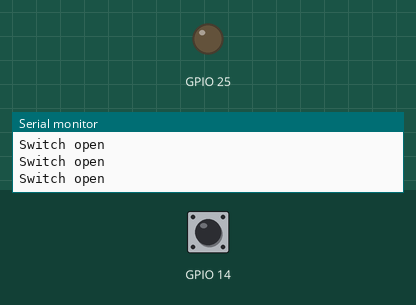
Recording of a sketch running on a simulated ESP32. Parts: output pins drawn as LEDs (lit = HIGH), the last lines printed to the serial monitor. The inputs (shaded band) are chosen by the test bench; at power-on: GPIO 14 HIGH.

Above: at 2.8 s.
2.9 s: GPIO 14 pulled LOW for 1.2 s
At 3.7 s:
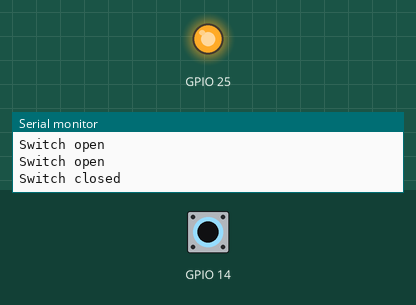
6.5 s: GPIO 14 pulled LOW for 3.2 s
At 10.3 s:
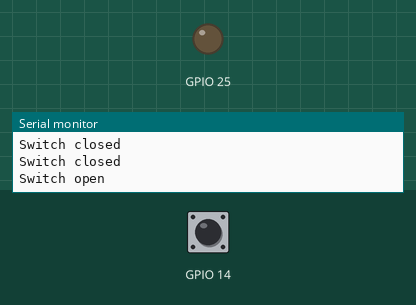
Timing chart, 0 to 11.8 s (numbered marks = the images above; inputs shaded):
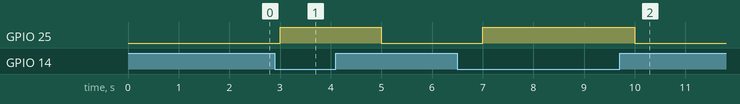

Measured:
- after the input at 2.9 s, GPIO 25: LOW → HIGH after 0.10 s, → LOW 2.0 s later
- after the input at 6.5 s, GPIO 25: LOW → HIGH after 0.50 s, → LOW 3.0 s later

The sketch:

Magnetic_Switch_with_LED.ino
```cpp
void setup() {
  // put your setup code here, to run once:
pinMode(14,INPUT_PULLUP);
pinMode(25,OUTPUT);
Serial.begin(115200);
}

void loop() {
  // put your main code here, to run repeatedly:
int value;
value = digitalRead(14);
if(value == HIGH)
{
Serial.println("Switch open");
digitalWrite(25,LOW);
}
else
{
Serial.println("Switch closed");
digitalWrite(25,HIGH);
}
delay(1000);

}
```
